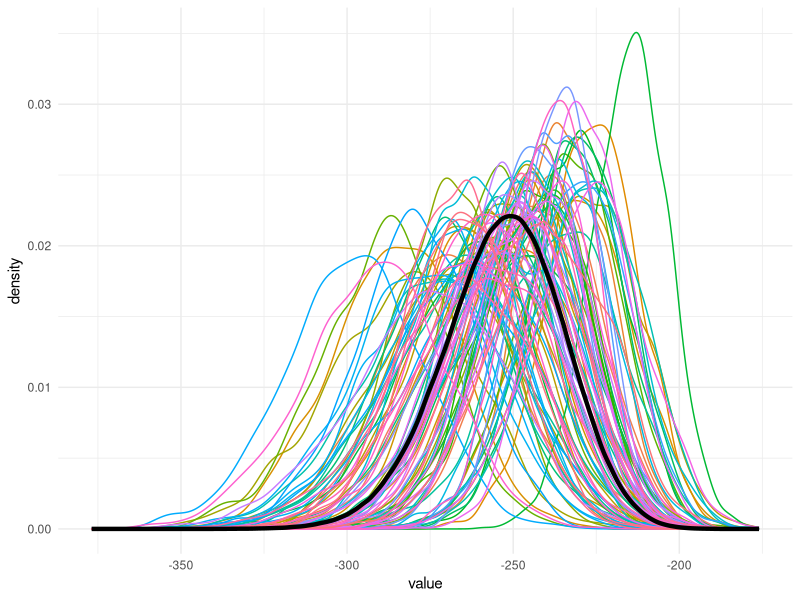
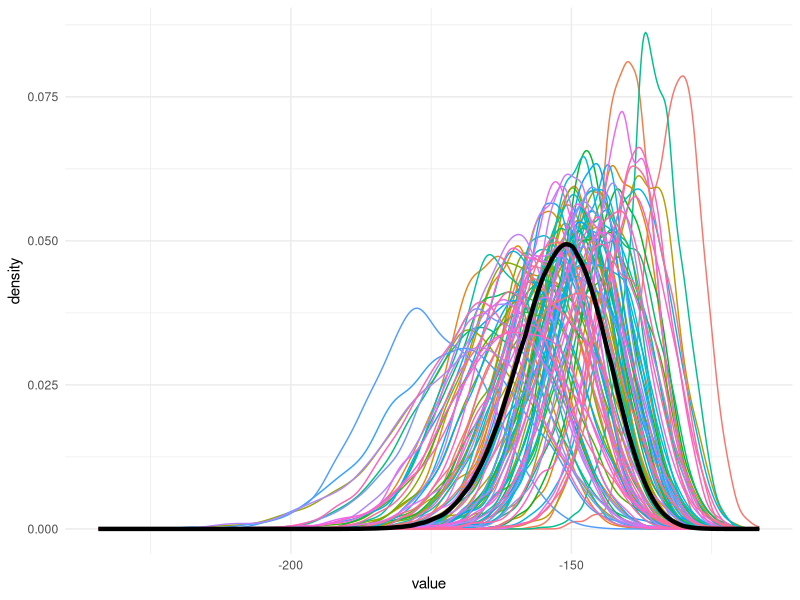
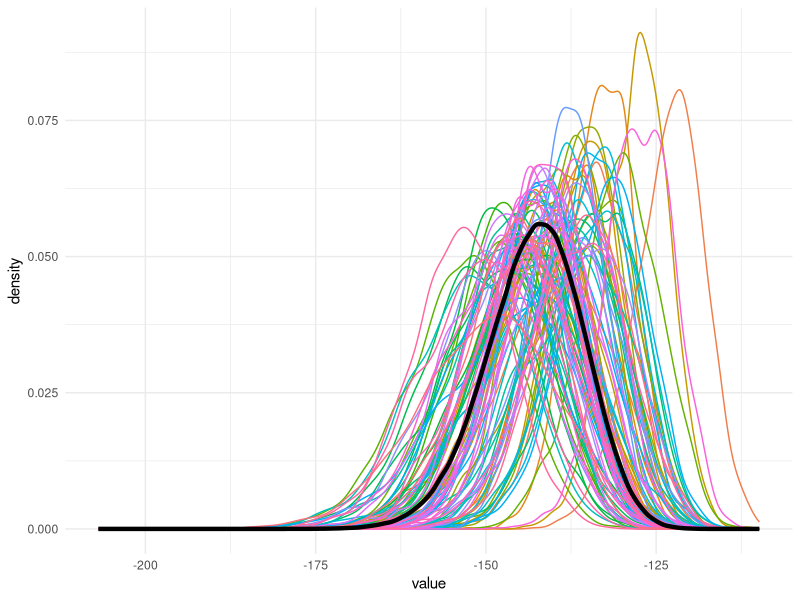
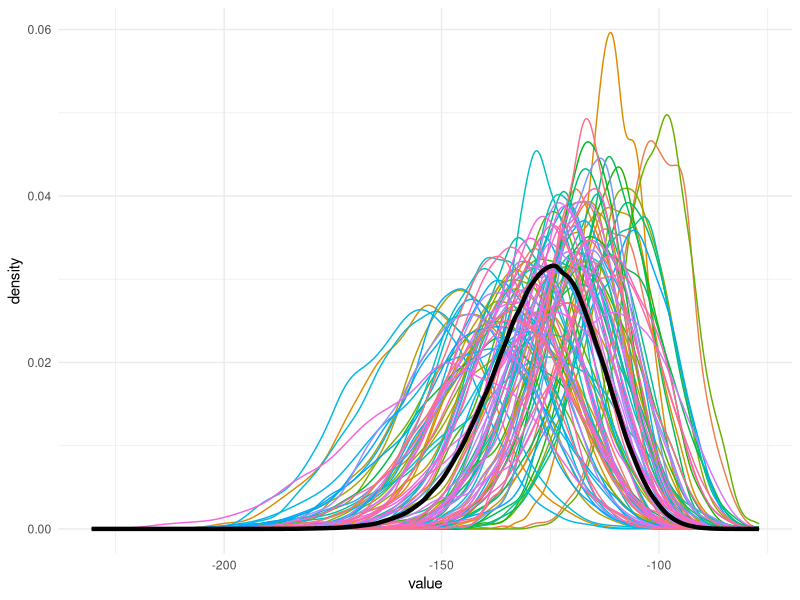
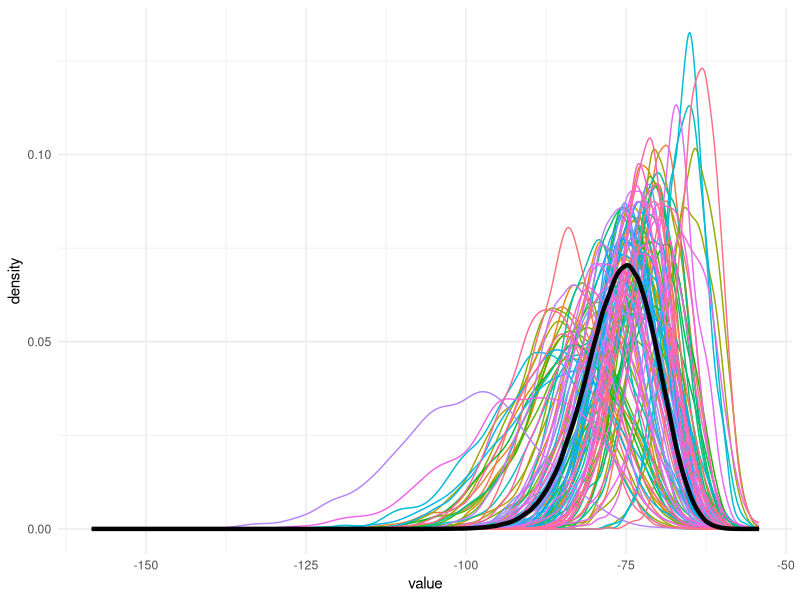
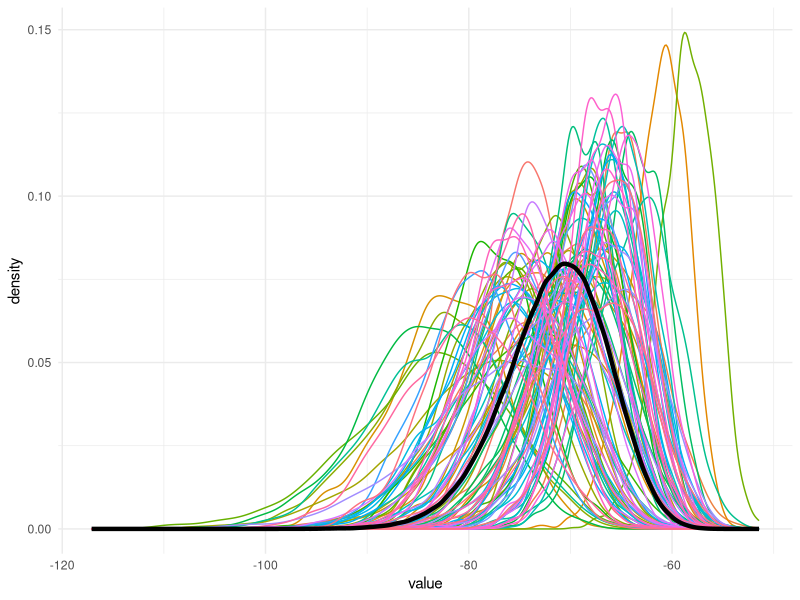

Source code (R) for these figures, in order: (Note: a time limit stopped this script after it produced the figures.)
library(reshape2)
library(ggplot2)

# Use density(whatever) to make kernel density plots

likelihood_sampling_variance_boostrap <- function(df, samp_size){

    ll_true <- rep(NA, 1e6)
    boot_matrix <- matrix(NA, 2000, 100)

    for(j in seq_len(length(ll_true))){
        ll_true[j] <- sum(dt(rt(samp_size, df), df, log = TRUE))
    }

    for(k in 1:100){        
        dat_obs <- rt(samp_size, df)
        bss_var_est <- c(NA, 2000)

        for(l in 1:2000){
            bss <- sample(dat_obs, replace = TRUE)
            bss_var_est[l] <- sum(dt(bss, df, log = TRUE))
        }

        boot_matrix[, k] <- bss_var_est
    }

    boot_matrix <- melt(data.frame(boot_matrix))
    ggplot(boot_matrix, aes(value, color = variable)) + geom_density()
    
    final_plot <- ggplot() +
                    geom_density(data = boot_matrix,
                        aes(value, color = variable)) + 
                    geom_density(data = data.frame(ll_true),
                        aes(x = ll_true),
                        color = "black",
                        size = 1.5) +
                    theme_minimal() +
                    theme(legend.position = "none")

    return(final_plot)
}


df1 <- likelihood_sampling_variance_boostrap(1, 100)
png(filename = "1df.png")
df1 
dev.off()

df10 <- likelihood_sampling_variance_boostrap(10, 100)
png(filename = "10df.png")
df10 
dev.off()

df100 <- likelihood_sampling_variance_boostrap(100, 100)
png(filename = "100df.png")
df100 
dev.off()


# Trying out a smaller sample size

df1ss50 <- likelihood_sampling_variance_boostrap(1, 50)
png(filename = "1dfss50.png")
df1ss50
dev.off()

df10ss50 <- likelihood_sampling_variance_boostrap(10, 50)
png(filename = "10dfss50.png")
df10ss50 
dev.off()

df100ss50 <- likelihood_sampling_variance_boostrap(100, 50)
png(filename = "100dfss50.png")
df100ss50 
dev.off()

df01ss50 <- likelihood_sampling_variance_boostrap(.1, 50)
png(filename = "01dfss50.png")
df01ss50 
dev.off()
